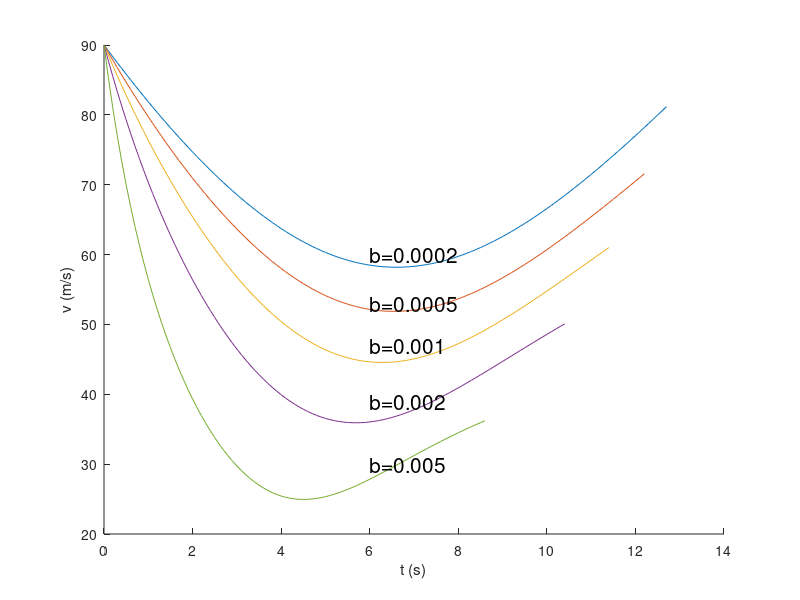

Write the MATLAB code that produced this figure.
clear all;
clc;
a=pi/4;
b(1)=0.0002;
b(2)=0.0005;
b(3)=0.001;
b(4)=0.002;
b(5)=0.005;
vx(1)=90*cos(a);
vy(1)=90*sin(a);
dt=0.1;
g=9.8;
x1(1)=0;
y1(1)=0;
x2(1)=0;
y2(1)=0;
x3(1)=0;
y3(1)=0;
x4(1)=0;
y4(1)=0;
x5(1)=0;
y5(1)=0;
hold on;
% axis([0,135,15,90]);
for i=1:1:100000
    v1(i)=sqrt(vx(i)^2+vy(i)^2);
    vx(i+1)=vx(i)-b(1)*v1(i)*vx(i)*dt;
    vy(i+1)=vy(i)-(g+b(1)*v1(i)*vy(i))*dt;
    x1(i+1)=x1(i)+vx(i)*dt;
    y1(i+1)=y1(i)+vy(i)*dt;
    if y1(i)<0;
        break;
    end
end
plot(0:0.1:12.7,v1);
for i=1:1:100000
    v2(i)=sqrt(vx(i)^2+vy(i)^2);
    vx(i+1)=vx(i)-b(2)*v2(i)*vx(i)*dt;
    vy(i+1)=vy(i)-(g+b(2)*v2(i)*vy(i))*dt;
    x2(i+1)=x2(i)+vx(i)*dt;
    y2(i+1)=y2(i)+vy(i)*dt;
    if y2(i)<0;
        break;
    end
end
plot(0:0.1:12.2,v2);
for i=1:1:100000
    v3(i)=sqrt(vx(i)^2+vy(i)^2);
    vx(i+1)=vx(i)-b(3)*v3(i)*vx(i)*dt;
    vy(i+1)=vy(i)-(g+b(3)*v3(i)*vy(i))*dt;
    x3(i+1)=x3(i)+vx(i)*dt;
    y3(i+1)=y3(i)+vy(i)*dt;
    if y3(i)<0;
        break;
    end
end
plot(0:0.1:11.4,v3);
for i=1:1:100000
    v4(i)=sqrt(vx(i)^2+vy(i)^2);
    vx(i+1)=vx(i)-b(4)*v4(i)*vx(i)*dt;
    vy(i+1)=vy(i)-(g+b(4)*v4(i)*vy(i))*dt;
    x4(i+1)=x4(i)+vx(i)*dt;
    y4(i+1)=y4(i)+vy(i)*dt;
    if y4(i)<0;
        break;
    end
end
plot(0:0.1:10.4,v4);
for i=1:1:100000
    v5(i)=sqrt(vx(i)^2+vy(i)^2);
    vx(i+1)=vx(i)-b(5)*v5(i)*vx(i)*dt;
    vy(i+1)=vy(i)-(g+b(5)*v5(i)*vy(i))*dt;
    x5(i+1)=x5(i)+vx(i)*dt;
    y5(i+1)=y5(i)+vy(i)*dt;
    if y5(i)<0;
        break;
    end
end
plot(0:0.1:8.6,v5);
txt1 = text(6,30,'b=0.005','fontsize',15);
txt2 = text(6,39,'b=0.002','fontsize',15);
txt3 = text(6,47,'b=0.001','fontsize',15);
txt3 = text(6,53,'b=0.0005','fontsize',15);
txt3 = text(6,60,'b=0.0002','fontsize',15);
xlabel('t (s)');
ylabel('v (m/s)');